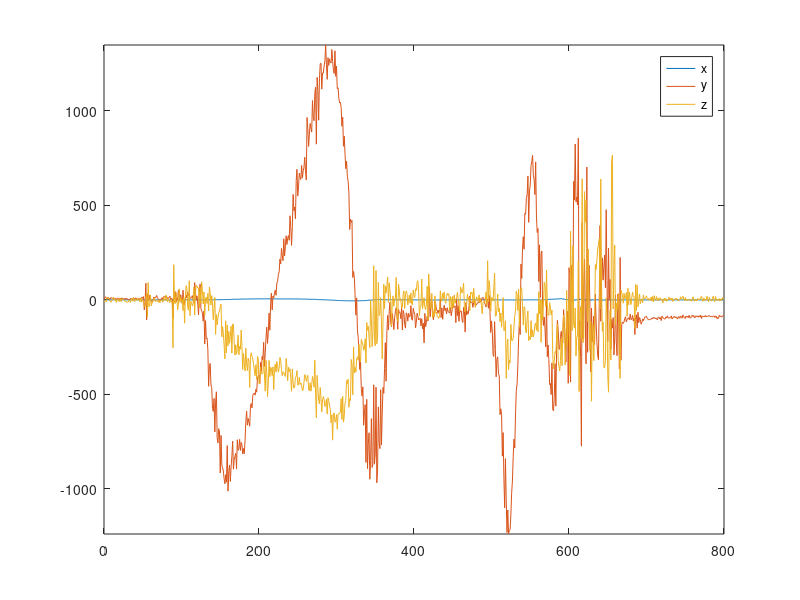
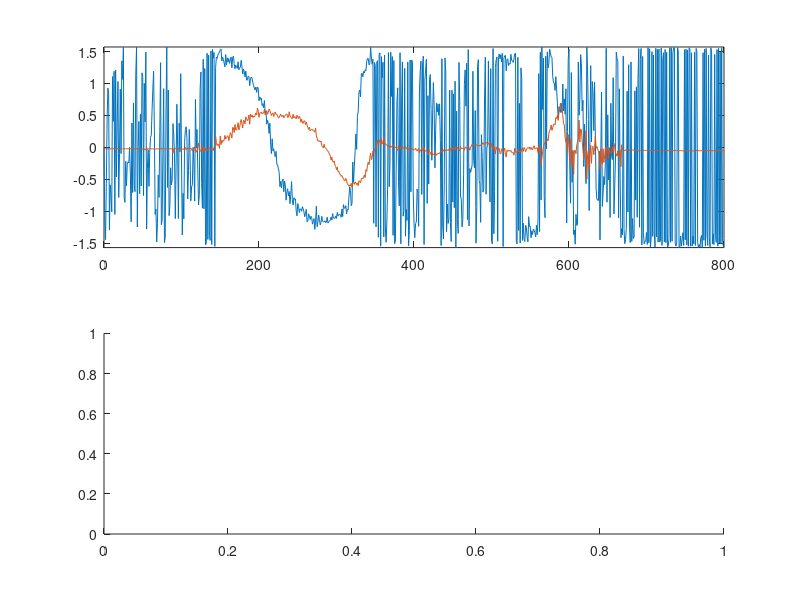

The MATLAB script that drew these images, in order: (Note: this script raises an error after producing the figures.)
clear;
a = .75 %My alpha value
scaler_16g = 16 * 9.8 * .000029; %adjusts to m/s^2. I think.

%% Sample Data Aquisition
sampledata = csvread('LPF_sampledata.csv');
samples = sampledata(:,1);
accel_x = sampledata(:,2)+365; %bias
accel_y = sampledata(:,3)+20; %bias
accel_z = sampledata(:,4)-1580; %bias
gyro_x = sampledata(:,5);
gyro_y = sampledata(:,6);
gyro_z = sampledata(:,7);

%% Acceleromter
%Scale the values.
accel_x = accel_x * scaler_16g;
% accel_y = accel_y * scaler_16g;
% accel_z = accel_z * scaler_16g;

phi_accel = atan(accel_y ./ accel_z); %%this... may be in radians
theta_accel = asin(accel_x / 9.8);
%phi_accel = ... currently unused.

figure(1)
plot(samples, accel_x, '-', samples, accel_y, '-', samples, accel_z, '-');
axis tight;
legend("x","y","z");


figure(2)
subplot(2,1,1)
plot(samples, phi_accel, '-', samples, theta_accel, '-');
axis tight;
subplot(2,1,2)
plot(samples, LPF(phi_accel,a), '-', samples, LPF(theta_accel,a), '-');
axis tight;
